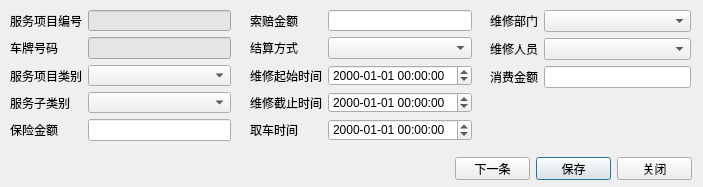
<?xml version="1.0" encoding="UTF-8"?>
<ui version="4.0">
 <class>QDlgSvcEditNewInfo</class>
 <widget class="QDialog" name="QDlgSvcEditNewInfo">
  <property name="geometry">
   <rect>
    <x>0</x>
    <y>0</y>
    <width>703</width>
    <height>187</height>
   </rect>
  </property>
  <property name="minimumSize">
   <size>
    <width>703</width>
    <height>187</height>
   </size>
  </property>
  <property name="maximumSize">
   <size>
    <width>703</width>
    <height>187</height>
   </size>
  </property>
  <property name="windowTitle">
   <string>服务记录</string>
  </property>
  <property name="whatsThis">
   <string>服务记录</string>
  </property>
  <widget class="QWidget" name="formLayoutWidget">
   <property name="geometry">
    <rect>
     <x>10</x>
     <y>10</y>
     <width>221</width>
     <height>131</height>
    </rect>
   </property>
   <layout class="QFormLayout" name="formLayout1">
    <item row="0" column="0">
     <widget class="QLabel" name="label">
      <property name="text">
       <string>服务项目编号</string>
      </property>
     </widget>
    </item>
    <item row="1" column="0">
     <widget class="QLabel" name="label_2">
      <property name="text">
       <string>车牌号码</string>
      </property>
     </widget>
    </item>
    <item row="2" column="0">
     <widget class="QLabel" name="label_3">
      <property name="text">
       <string>服务项目类别</string>
      </property>
     </widget>
    </item>
    <item row="3" column="0">
     <widget class="QLabel" name="label_4">
      <property name="text">
       <string>服务子类别</string>
      </property>
     </widget>
    </item>
    <item row="4" column="0">
     <widget class="QLabel" name="label_5">
      <property name="text">
       <string>保险金额</string>
      </property>
     </widget>
    </item>
    <item row="0" column="1">
     <widget class="QLineEdit" name="edtServiceID">
      <property name="styleSheet">
       <string notr="true">background-color: rgb(229, 229, 229);</string>
      </property>
      <property name="readOnly">
       <bool>true</bool>
      </property>
     </widget>
    </item>
    <item row="1" column="1">
     <widget class="QLineEdit" name="edtPlateID">
      <property name="styleSheet">
       <string notr="true">background-color: rgb(229, 229, 229);</string>
      </property>
      <property name="readOnly">
       <bool>true</bool>
      </property>
     </widget>
    </item>
    <item row="4" column="1">
     <widget class="QLineEdit" name="edtInsuranceAmount">
      <property name="maxLength">
       <number>10</number>
      </property>
     </widget>
    </item>
    <item row="2" column="1">
     <widget class="QComboBox" name="cbxCategory"/>
    </item>
    <item row="3" column="1">
     <widget class="QComboBox" name="cbxSubCategory"/>
    </item>
   </layout>
  </widget>
  <widget class="QWidget" name="formLayoutWidget_2">
   <property name="geometry">
    <rect>
     <x>250</x>
     <y>10</y>
     <width>222</width>
     <height>131</height>
    </rect>
   </property>
   <layout class="QFormLayout" name="formLayout2">
    <property name="fieldGrowthPolicy">
     <enum>QFormLayout::AllNonFixedFieldsGrow</enum>
    </property>
    <item row="0" column="0">
     <widget class="QLabel" name="label_6">
      <property name="text">
       <string>索赔金额</string>
      </property>
     </widget>
    </item>
    <item row="0" column="1">
     <widget class="QLineEdit" name="edtClaimAmount">
      <property name="maxLength">
       <number>10</number>
      </property>
     </widget>
    </item>
    <item row="1" column="0">
     <widget class="QLabel" name="label_7">
      <property name="text">
       <string>结算方式</string>
      </property>
     </widget>
    </item>
    <item row="1" column="1">
     <widget class="QComboBox" name="cbxSettlementStyle"/>
    </item>
    <item row="2" column="0">
     <widget class="QLabel" name="label_8">
      <property name="text">
       <string>维修起始时间</string>
      </property>
     </widget>
    </item>
    <item row="2" column="1">
     <widget class="QDateTimeEdit" name="dtMaintanceStartTime">
      <property name="displayFormat">
       <string>yyyy-MM-dd HH:mm:ss</string>
      </property>
     </widget>
    </item>
    <item row="3" column="0">
     <widget class="QLabel" name="label_9">
      <property name="text">
       <string>维修截止时间</string>
      </property>
     </widget>
    </item>
    <item row="3" column="1">
     <widget class="QDateTimeEdit" name="dtMaintanceEndTime">
      <property name="displayFormat">
       <string>yyyy-MM-dd HH:mm:ss</string>
      </property>
     </widget>
    </item>
    <item row="4" column="0">
     <widget class="QLabel" name="label_10">
      <property name="text">
       <string>取车时间</string>
      </property>
     </widget>
    </item>
    <item row="4" column="1">
     <widget class="QDateTimeEdit" name="dtPickupTime">
      <property name="displayFormat">
       <string>yyyy-MM-dd HH:mm:ss</string>
      </property>
     </widget>
    </item>
   </layout>
  </widget>
  <widget class="QWidget" name="formLayoutWidget_3">
   <property name="geometry">
    <rect>
     <x>490</x>
     <y>10</y>
     <width>201</width>
     <height>131</height>
    </rect>
   </property>
   <layout class="QFormLayout" name="formLayout3">
    <item row="0" column="0">
     <widget class="QLabel" name="label_11">
      <property name="text">
       <string>维修部门</string>
      </property>
     </widget>
    </item>
    <item row="1" column="0">
     <widget class="QLabel" name="label_12">
      <property name="text">
       <string>维修人员</string>
      </property>
     </widget>
    </item>
    <item row="2" column="0">
     <widget class="QLabel" name="label_13">
      <property name="text">
       <string>消费金额</string>
      </property>
     </widget>
    </item>
    <item row="2" column="1">
     <widget class="QLineEdit" name="edtServiceConsumptionAmount">
      <property name="maxLength">
       <number>5</number>
      </property>
     </widget>
    </item>
    <item row="0" column="1">
     <widget class="QComboBox" name="cbxServiceDepartment"/>
    </item>
    <item row="1" column="1">
     <widget class="QComboBox" name="cbxMaintanceman"/>
    </item>
   </layout>
  </widget>
  <widget class="QPushButton" name="btnOK">
   <property name="geometry">
    <rect>
     <x>536</x>
     <y>157</y>
     <width>75</width>
     <height>23</height>
    </rect>
   </property>
   <property name="text">
    <string>保存</string>
   </property>
  </widget>
  <widget class="QPushButton" name="btnCancel">
   <property name="geometry">
    <rect>
     <x>617</x>
     <y>157</y>
     <width>75</width>
     <height>23</height>
    </rect>
   </property>
   <property name="text">
    <string>关闭</string>
   </property>
  </widget>
  <widget class="QPushButton" name="btnNext">
   <property name="geometry">
    <rect>
     <x>455</x>
     <y>157</y>
     <width>75</width>
     <height>23</height>
    </rect>
   </property>
   <property name="text">
    <string>下一条</string>
   </property>
  </widget>
 </widget>
 <resources/>
 <connections/>
</ui>
